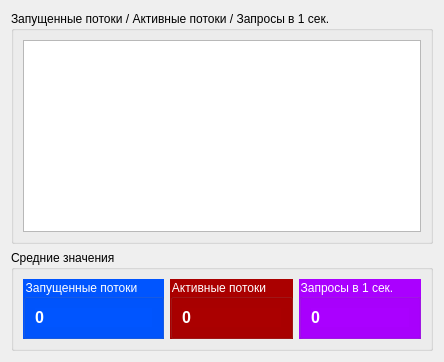
             <widget class="QWidget" name="tab_15">
              <attribute name="title">
               <string>Основное</string>
              </attribute>
              <layout class="QVBoxLayout" name="verticalLayout_52">
               <item>
                <widget class="QGroupBox" name="groupBox_34">
                 <property name="title">
                  <string>Запущенные потоки / Активные потоки / Запросы в 1 сек.</string>
                 </property>
                 <layout class="QVBoxLayout" name="verticalLayout_51">
                  <item>
                   <widget class="PlotWidget" name="graphics_view_main"/>
                  </item>
                 </layout>
                </widget>
               </item>
               <item>
                <widget class="QGroupBox" name="groupBox_37">
                 <property name="title">
                  <string>Средние значения</string>
                 </property>
                 <layout class="QGridLayout" name="gridLayout_4">
                  <item row="0" column="1">
                   <widget class="QGroupBox" name="groupBox_38">
                    <property name="styleSheet">
                     <string notr="true">background-color: rgb(170, 0, 0);
color: rgb(255, 255, 255);</string>
                    </property>
                    <property name="title">
                     <string>Активные потоки</string>
                    </property>
                    <layout class="QVBoxLayout" name="verticalLayout_38">
                     <item>
                      <widget class="QLabel" name="label_average_active_theaders">
                       <property name="font">
                        <font>
                         <pointsize>12</pointsize>
                         <weight>75</weight>
                         <bold>true</bold>
                        </font>
                       </property>
                       <property name="text">
                        <string>0</string>
                       </property>
                      </widget>
                     </item>
                    </layout>
                   </widget>
                  </item>
                  <item row="0" column="0">
                   <widget class="QGroupBox" name="groupBox_39">
                    <property name="styleSheet">
                     <string notr="true">background-color: rgb(0, 85, 255);
color: rgb(255, 255, 255);</string>
                    </property>
                    <property name="title">
                     <string>Запущенные потоки</string>
                    </property>
                    <layout class="QVBoxLayout" name="verticalLayout_37">
                     <item>
                      <widget class="QLabel" name="label_average_started_theaders">
                       <property name="font">
                        <font>
                         <pointsize>12</pointsize>
                         <weight>75</weight>
                         <bold>true</bold>
                        </font>
                       </property>
                       <property name="text">
                        <string>0</string>
                       </property>
                      </widget>
                     </item>
                    </layout>
                   </widget>
                  </item>
                  <item row="0" column="2">
                   <widget class="QGroupBox" name="groupBox_40">
                    <property name="styleSheet">
                     <string notr="true">background-color: rgb(170, 0, 255);
color: rgb(255, 255, 255);</string>
                    </property>
                    <property name="title">
                     <string>Запросы в 1 сек.</string>
                    </property>
                    <layout class="QVBoxLayout" name="verticalLayout_55">
                     <item>
                      <widget class="QLabel" name="label_average_requests_per_sec">
                       <property name="font">
                        <font>
                         <pointsize>12</pointsize>
                         <weight>75</weight>
                         <bold>true</bold>
                        </font>
                       </property>
                       <property name="text">
                        <string>0</string>
                       </property>
                      </widget>
                     </item>
                    </layout>
                   </widget>
                  </item>
                 </layout>
                </widget>
               </item>
              </layout>
             </widget>
